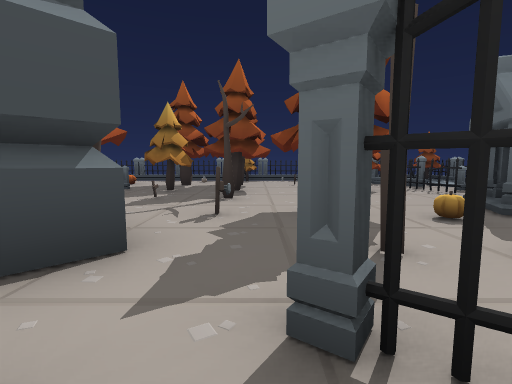
View 1 (above)

24 first-person views from a walk through a 3-D level made in the Godot game engine. The camera is 1.3 m above the floor, tilts 6° down and sees 85° across. The floor is counted in squares, 2 m on a side. Each view is taken from the middle of a square. On the plan, view 1 faces up. The plan holds only what a view shows up to about 9 squares ahead; the rest is blank. The place goes on beyond the plan. Characters and animated objects are not drawn.

View 2
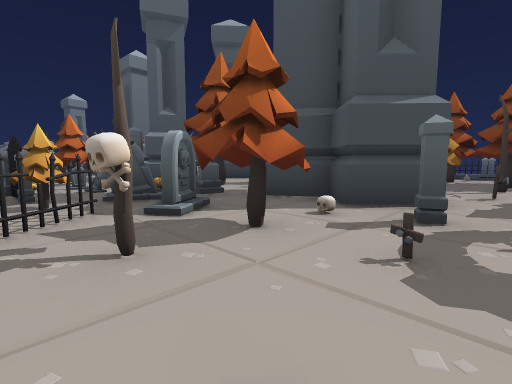

View 3
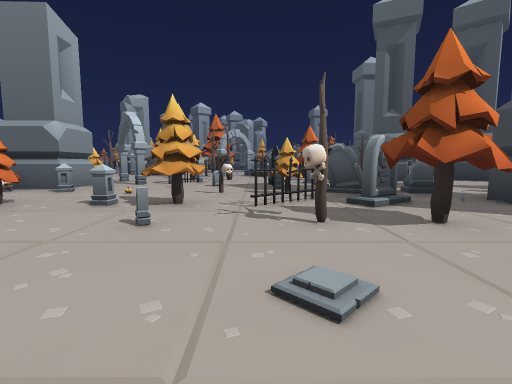

View 4
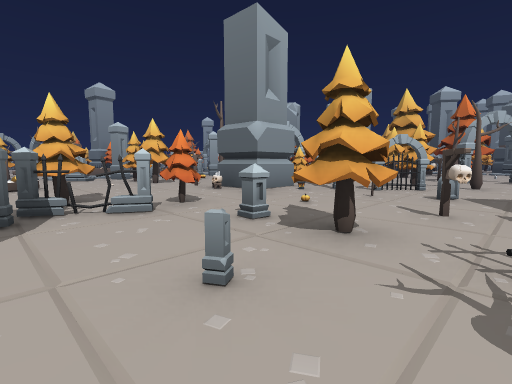

View 5
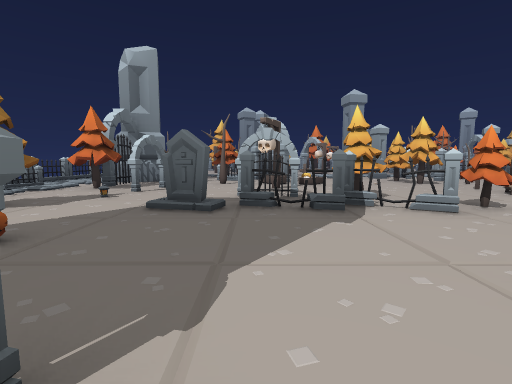

View 6
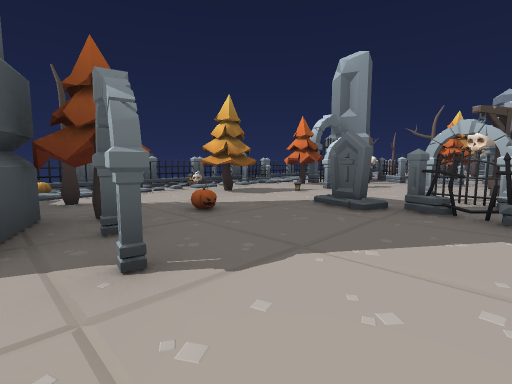

View 7
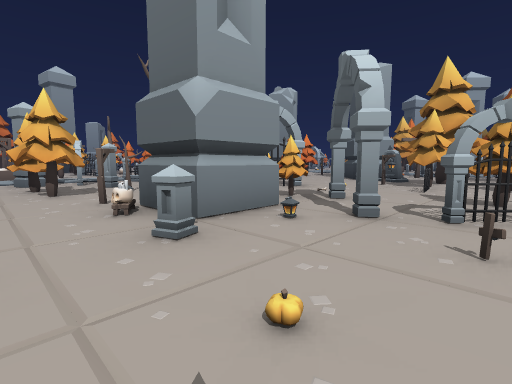

View 8
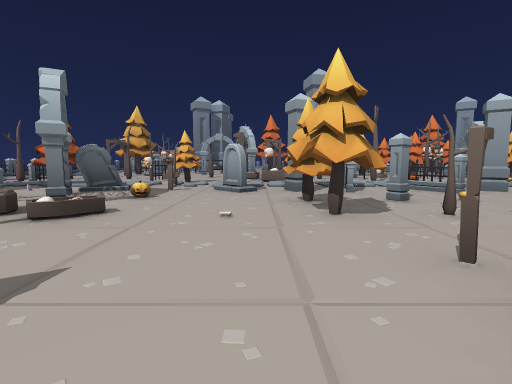

View 9
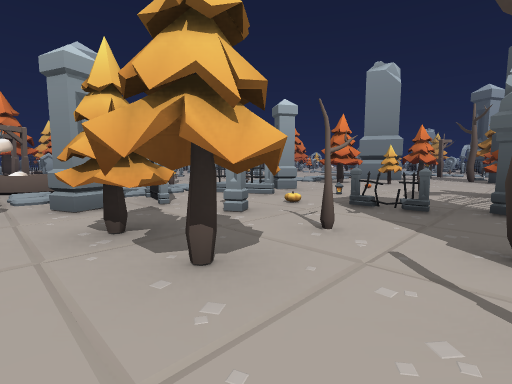

View 10
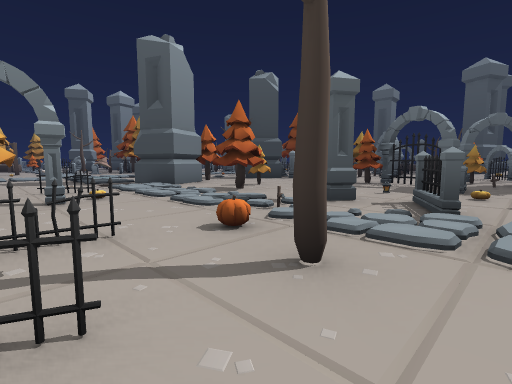

View 11
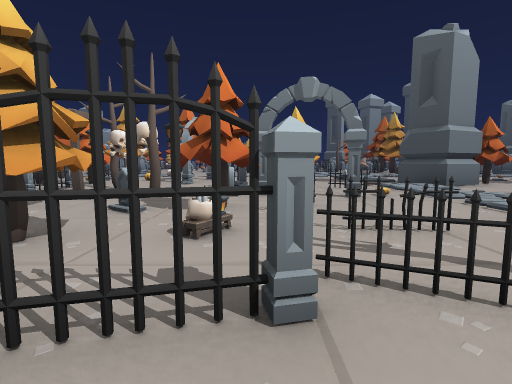

View 12
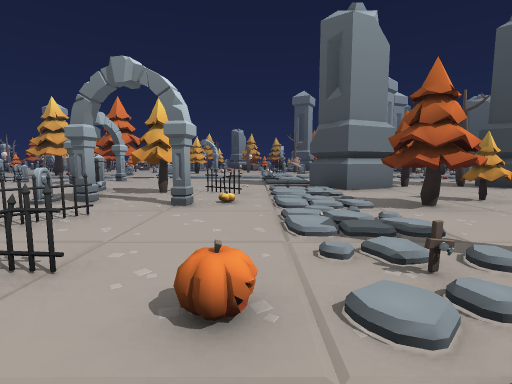

View 13
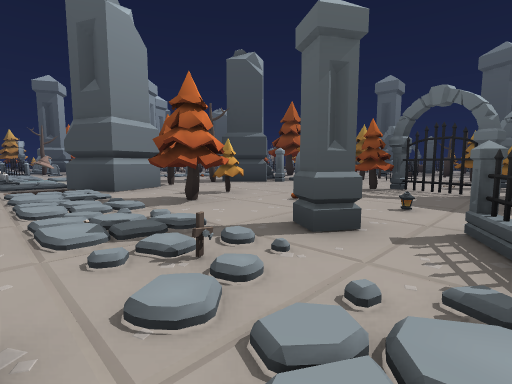

View 14
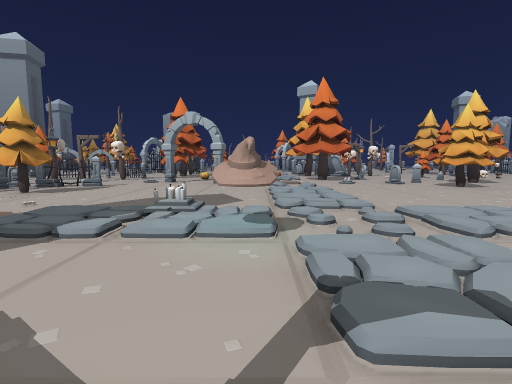

View 15
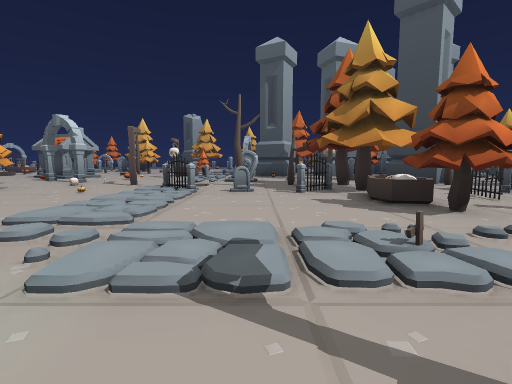

View 16
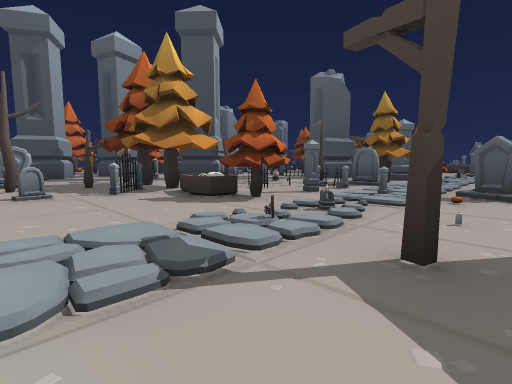

View 17
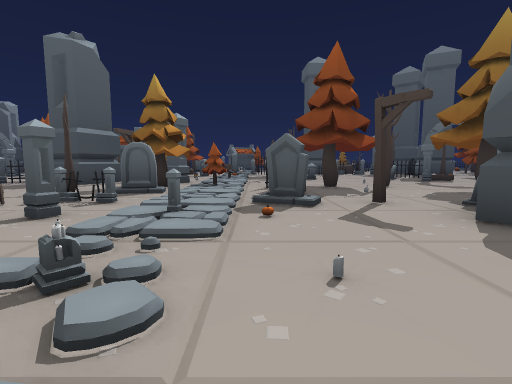

View 18
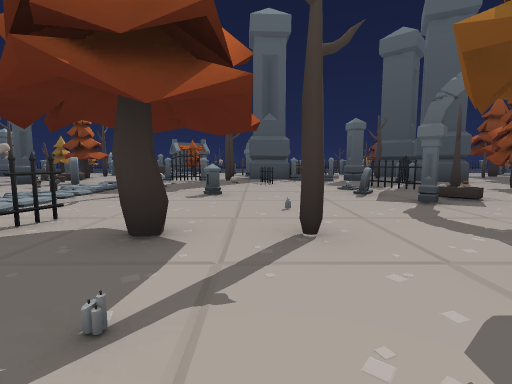

View 19
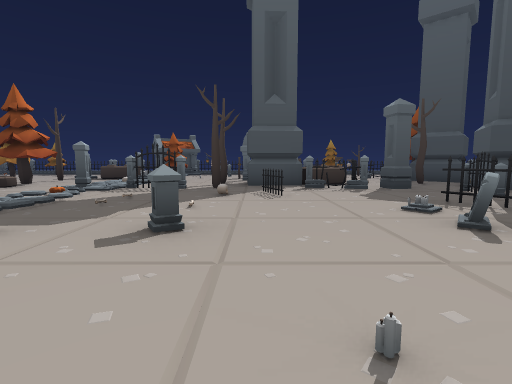

View 20
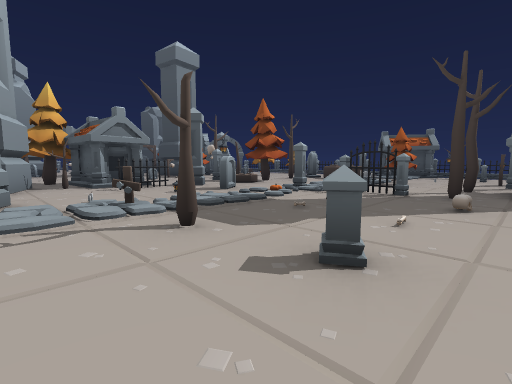

View 21
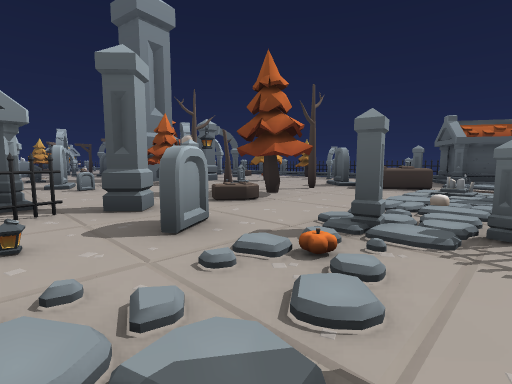

View 22
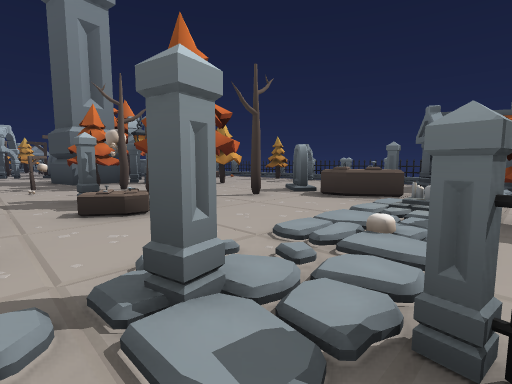

View 23
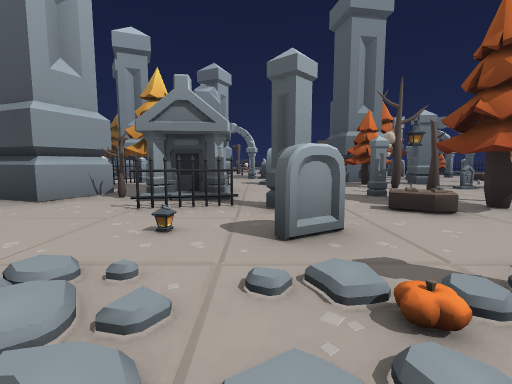

View 24
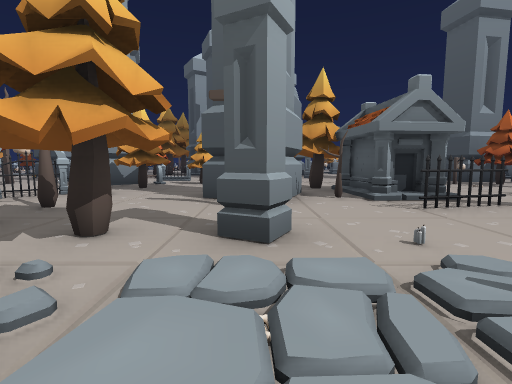

### Floor plan
Key: @ floor where view 1 was taken; # wall or solid block; x gap in a wall; . main floor; : floor 0.25 m higher than the main floor; / step, stairs or slope; = window, fence, low wall or low ledge; v drop or lower ground; T pine tree; F fence; R tree; C candle; P pillar; M tombstone; S skull; B bench; I coffin; L lantern; H thing the floor can be seen under or through; O other object.
Columns run from 30 left of view 1 to 6 right of it. Each row starts with its distance up from view 1.
 10        O.F
  9          ##                ..T    F O
  8      ... P                 TTTT=  F.O
  7    .T... Iv                #TTT.OO#FF
  6   ..T..MIIv..O             .T.T.OO#
  5   xPM..R../TT #            T=.R.. #
  4  #...RRT..//.## I  R.#..    ...TT##
  3 ###TRRRT../..R##I.. #  ..   O..TT
  2 ...SO.PI..PxxR..F.P #   T. ###.#
  1   M.M.........#....#.#.. C####x#
  0 O..M...P.M..O....#....O. ....P@
 -1    .####..:.OO....#RTTMM.MMMT#.
 -2    TT##...:RR#..M. ..  #xT#=R..
 -3    .T#R....RR....#/ ...x........##
 -4   ##### .PO..........R.M.S.T=...#TR/F
 -5     ....TTT.#..R..#.TT#............/F
 -6   T.....TTTx T.........#........... F
 -7   O.T .RMM/.....TTT#.....#.TFFFM..TOF
 -8    #### F./M..../.L.O.T##...T....../F
 -9    #O.#=..#.M#O   ..... #B.......#./F
-10    ...##P.:...##...Tx#.R#....S#.#.T:F
-11    ....ITT.....#......F.RTO......Ox.F
-12   .ST.TIT.....R....=..F..T...I.R..# F
-13   ..R.#...=.. TT.T.:...P.T....#OFF
-14   M.R.M.../..  #..T...F...M...M.
-15   M.#.#.../O..M#..T..PF.#P.M#/.TT
-16    . #//:////.vv.//O////////O//TT:
-17    ......././..O........ I. T    #O
-18    .#...../.....#.#.=#R. I        O
-19    .............T..HH##.
-20    #.TT.........TM.TB##.
-21    ...T.... .......T.T#
-22    .TT#M..   .....RMTT

Where each view was taken, in squares from view 1:
view 1: 0 up, 0 right, facing up
view 2: 3 down, 0 right, facing up-left
view 3: 3 down, 1 right, facing left
view 4: 3 down, 1 left, facing down-left
view 5: 3 down, 0 right, facing down
view 6: 3 down, 1 left, facing down-right
view 7: 5 down, 4 left, facing down-left
view 8: 8 down, 4 left, facing down
view 9: 10 down, 4 left, facing down-left
view 10: 19 down, 7 left, facing up-left
view 11: 20 down, 7 left, facing left
view 12: 17 down, 8 left, facing left
view 13: 17 down, 8 left, facing up-left
view 14: 13 down, 19 left, facing down
view 15: 14 down, 18 left, facing left
view 16: 15 down, 18 left, facing up-left
view 17: 13 down, 19 left, facing up
view 18: 8 down, 16 left, facing up
view 19: 5 down, 16 left, facing up
view 20: 4 down, 16 left, facing up-left
view 21: 1 down, 19 left, facing up-left
view 22: 1 up, 19 left, facing up-left
view 23: 0 up, 19 left, facing left
view 24: 4 down, 19 left, facing left
